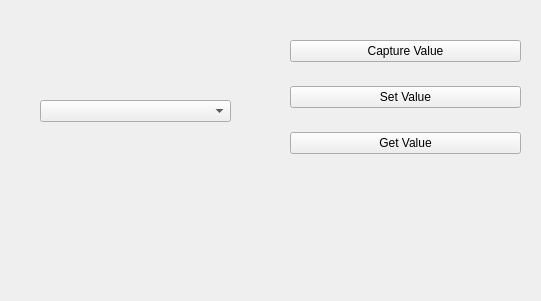
<?xml version="1.0" encoding="UTF-8"?>
<ui version="4.0">
 <class>Widget</class>
 <widget class="QWidget" name="Widget">
  <property name="geometry">
   <rect>
    <x>0</x>
    <y>0</y>
    <width>541</width>
    <height>301</height>
   </rect>
  </property>
  <property name="windowTitle">
   <string>Widget</string>
  </property>
  <widget class="QComboBox" name="comboBox">
   <property name="geometry">
    <rect>
     <x>40</x>
     <y>100</y>
     <width>191</width>
     <height>22</height>
    </rect>
   </property>
  </widget>
  <widget class="QWidget" name="">
   <property name="geometry">
    <rect>
     <x>290</x>
     <y>22</y>
     <width>231</width>
     <height>151</height>
    </rect>
   </property>
   <layout class="QVBoxLayout" name="verticalLayout">
    <item>
     <widget class="QPushButton" name="CaptureValuepushButton">
      <property name="text">
       <string>Capture Value</string>
      </property>
     </widget>
    </item>
    <item>
     <widget class="QPushButton" name="SetValuepushButton">
      <property name="text">
       <string>Set Value</string>
      </property>
     </widget>
    </item>
    <item>
     <widget class="QPushButton" name="GetValuepushButton">
      <property name="text">
       <string>Get Value</string>
      </property>
     </widget>
    </item>
   </layout>
  </widget>
 </widget>
 <resources/>
 <connections/>
</ui>
